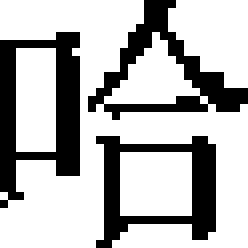
#> input picture dataset/train_large/L_1.bmp, 31 x 31 px (shown 8 times larger)
$ python feature.py
#> lines starting #> are read from the running program, lines starting #| are printed output that depends on the picture; after the words box and inside, x2 and y2 are one past the last pixel; in counts of white or black regions, pixels touching at a corner belong together
import copy
import typing
import cv2 as cv
from skimage import feature as ft
import matplotlib.pyplot as plt
import numpy
import numpy as np


def GenerateFeature(fnames: list):
    features = []
    for file in fnames:
        tmp = []
        img = cv.imread(file, cv.IMREAD_GRAYSCALE)
#> img: shape (31, 31); 71.3% white; 3 black regions, box (x1, y1, x2, y2) and area: (0, 4, 10, 26) 104, (11, 0, 31, 15) 87, (12, 17, 27, 31) 85
        upscale = cv.resize(img, (64, 64), interpolation=cv.INTER_CUBIC)
        ret, binary = cv.threshold(upscale, 127, 255, cv.THRESH_BINARY)
#> binary: shape (64, 64); 70.9% white; 3 black regions, box (x1, y1, x2, y2) and area: (0, 8, 21, 54) 467, (23, 0, 64, 31) 368, (25, 35, 56, 64) 356
        rough = _GenerateRough(binary.copy())
        outerEdge = _GenerateOuterEdge(binary.copy())
        innerEdge = _GenerateInnerEdge(binary.copy())
        hog = ft.hog(binary,orientations=6,pixels_per_cell=[8,8],cells_per_block=[2,2],visualize=True)

        tmp.extend(rough)
        tmp.extend(outerEdge)
        tmp.extend(innerEdge)
        tmp.extend(hog[0])
        features.append(tmp)
    return features


def _GenerateRough(img):
    skeleton = _GenerateSkeleton(img)
#> the loop in _GenerateSkeleton, `while np.sum(tmp == 255) != 0:` made 6 passes
#> after the loop in _GenerateSkeleton, `while np.sum(tmp == 255) != 0:`:
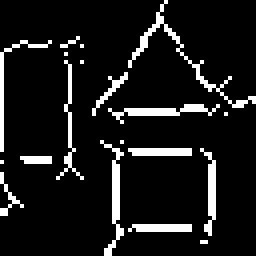
#> skl: shape (64, 64) (shown 4 times larger); 9.8% white in thin lines or dots
#> after the loop in _GenerateSkeleton, `while np.sum(tmp == 255) != 0:`: tmp: shape (64, 64); every value is 0
    kernel = cv.getStructuringElement(cv.MORPH_ELLIPSE, (5, 5))
    skl = cv.dilate(skeleton,kernel)
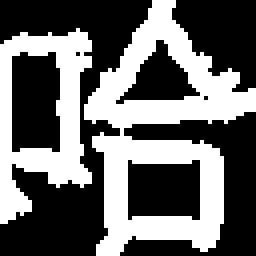
#> skl: shape (64, 64) (shown 4 times larger); 40.7% white; 2 white regions
    conts, hier = cv.findContours(skl, cv.RETR_LIST, cv.CHAIN_APPROX_NONE)
#> conts = 7 contours, 2 with area under 20; largest, box (x1, y1, x2, y2) and area: (21, 0, 64, 64) 1409, (0, 7, 23, 56) 736, (2, 12, 16, 39) 312, (31, 39, 51, 56) 272, (28, 9, 51, 27) 180
    area = []
    for k in range(len(conts)):
        area.append(cv.contourArea(conts[k]))
#> this loop made 7 passes
#> after the loop, area = [272, 2, 2, 312, 180.5, 736, 1409]
    # 轮廓索引
    max_idx = np.argsort(np.array(area))
#> max_idx = [1, 2, 4, 0, 3, 5, 6]
    mask = copy.deepcopy(img)
    # 按轮廓索引填充颜色
    for idx in max_idx:
        # 填充轮廓
        mask = cv.drawContours(mask, conts, idx, (0, 0, 0), cv.FILLED)
#> this loop made 7 passes
#> idx on passes 3 to 5: 4, 0, 3
#> pass 3, in _GenerateRough, `mask = cv.drawContours(mask, conts, idx, (0, 0, 0), cv.FILLED)`:
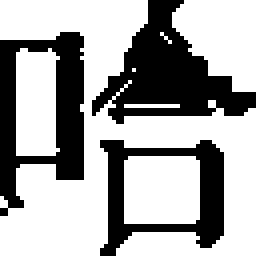
#> mask: shape (64, 64) (shown 4 times larger); 65.8% white; 3 black regions, box (x1, y1, x2, y2) and area: (23, 0, 64, 31) 575, (0, 8, 21, 54) 471, (25, 35, 56, 64) 356
#> after the loop:
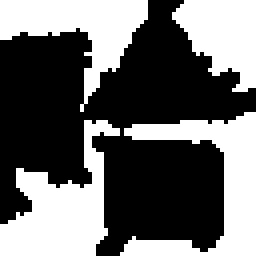
#> mask: shape (64, 64) (shown 4 times larger); 41.9% white; 4 white regions, box (x1, y1, x2, y2) and area: (0, 30, 30, 64) 502, (30, 28, 64, 64) 481, (0, 0, 37, 28) 416, (43, 0, 64, 23) 319
    rows = np.hsplit(mask, 4)
#> rows = 4 items
    cols = [np.vsplit(x, 4) for x in rows]
#> cols = 4 items
    cols_flatten = [np.sum(item == 0) for arr in cols for item in arr]
#> cols_flatten = [113, 256, 208, 48, 59, 205, 175, 97, 189, 238, 209, 191, 12, 173, 96, 109]
#> in GenerateFeature, `rough = _GenerateRough(binary.copy())`: rough has the same summary as cols_flatten in _GenerateRough

    return cols_flatten


def _GenerateOuterEdge(img: np.ndarray):
    arr = img
    oe = []
    for i in range(4):
        arr = arr.T[::-1]
        a = arr.copy()
        tmp = []
        for j in range(64):
            cnt = 0
            for k in range(64):
                if arr[j][k] == 0:
                    break
                cnt += 1
                a[j][k]=127
            tmp.append(cnt)
        area = np.array_split(tmp, 4)
        outer = [np.sum(x) for x in area]
        oe.extend(outer)
#> this loop made 4 passes
#> pass 1, in _GenerateOuterEdge, `arr = arr.T[::-1]`:
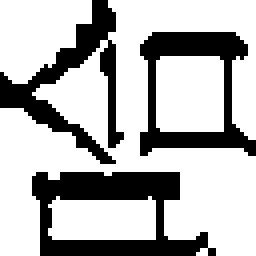
#> arr: shape (64, 64) (shown 4 times larger); 70.9% white; 3 black regions, box (x1, y1, x2, y2) and area: (8, 43, 54, 64) 467, (0, 0, 31, 41) 368, (35, 8, 64, 39) 356
#> after the loop:
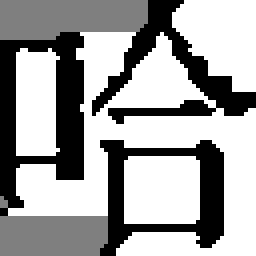
#> a: shape (64, 64) (shown 4 times larger); min 0, max 255, mean 162.4
#> after the loop, oe = [309, 63, 351, 157, 188, 239, 174, 289, 290, 303, 95, 312, 322, 0, 0, 270]
#> in GenerateFeature, `outerEdge = _GenerateOuterEdge(binary.copy())`: outerEdge has the same summary as oe in _GenerateOuterEdge
    return oe


def _GenerateInnerEdge(img: np.ndarray):
    arr = _GenerateSkeleton(img)
#> the loop in _GenerateSkeleton (call 2), `while np.sum(tmp == 255) != 0:` made 6 passes

    ie = []
    for i in range(4):

        arr = arr.T[::-1]
        a = arr.copy()
        tmp = []
        for j in range(64):
            cnt = 0
            t_arr = a.copy()
            flag = False
            flag_ = False
            for k in range(64):
                if flag:
                    if flag_:
                        if a[j][k] == 0:
                            cnt += 1
                        else:
                            flag = False
                            break
                    else:
                        if a[j][k] == 0:
                            cnt += 1
                            flag_ = True
                else:
                    if a[j][k] == 255:
                        flag = True
            if not flag and flag_:
                tmp.append(cnt)

            else:
                tmp.append(0)
                a = t_arr.copy()
        area = np.array_split(tmp, 4)
        outer = [np.sum(x) for x in area]
        ie.extend(outer)
#> this loop made 4 passes
#> pass 3, in _GenerateInnerEdge, `arr = arr.T[::-1]`:
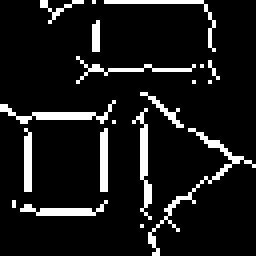
#> arr: shape (64, 64) (shown 4 times larger); 9.8% white in thin lines or dots
#> after the loop, ie = [45, 185, 115, 395, 226, 265, 154, 60, 319, 155, 274, 64, 122, 254, 233, 218]
    return ie


def _GenerateSkeleton(img: np.ndarray):
    kernel = cv.getStructuringElement(cv.MORPH_ELLIPSE, (3, 3))
    ret, binary = cv.threshold(img, 127, 255, cv.THRESH_BINARY_INV)
    skl = np.full((64, 64), 0, dtype=img.dtype)
    tmp = binary
    while np.sum(tmp == 255) != 0:
        skl = np.bitwise_or(skl, tmp - cv.morphologyEx(tmp, cv.MORPH_OPEN, kernel))
        tmp = cv.erode(tmp, kernel)

    return skl


if __name__ == "__main__":
    feature = GenerateFeature(["./dataset/train_large/L_1.bmp"])
#> in GenerateFeature, `innerEdge = _GenerateInnerEdge(binary.copy())`: innerEdge has the same summary as ie in _GenerateInnerEdge
#> feature = 1 item
    print(len(feature[0]))
#| 1224
